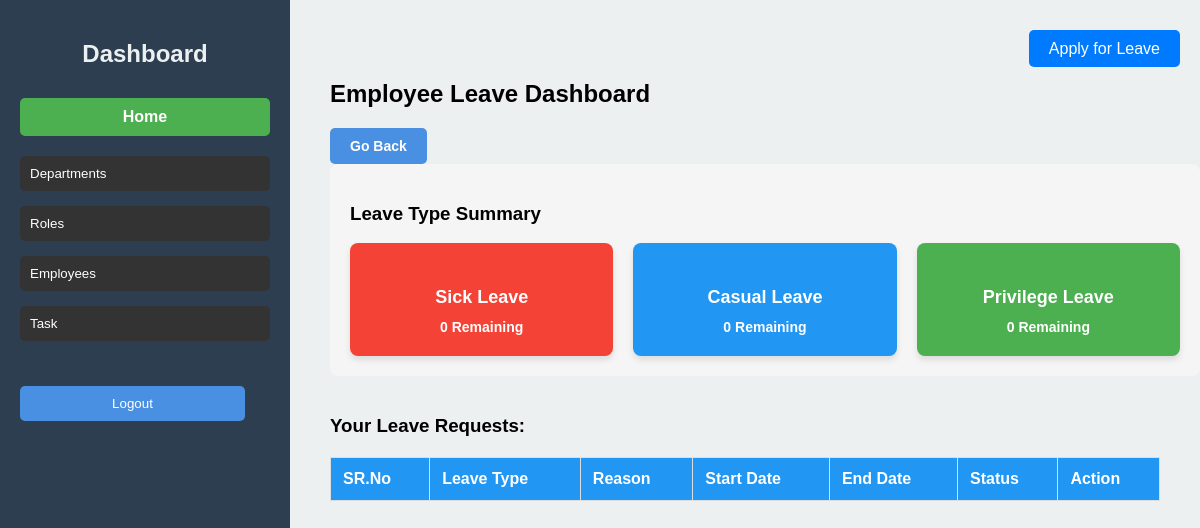
Before: /leave_dashboard_employee/ (signed in) with the older database file.
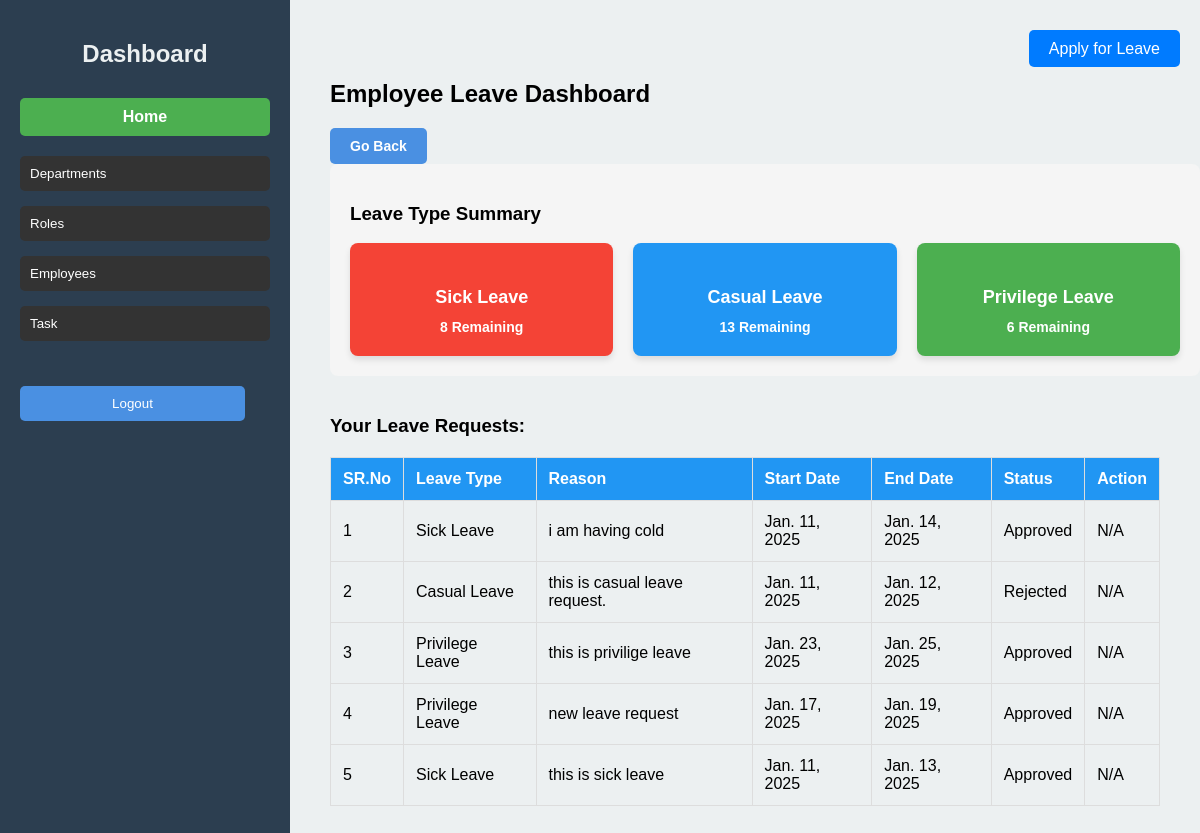
After: the same page with the newer database file.
### deptapp/models.py (models this page shows, shortened)
class Leave(models.Model):
    class LeaveType(models.TextChoices):
        SICK_LEAVE = 'SL', 'Sick Leave'
        CASUAL_LEAVE = 'CL', 'Casual Leave'
        PRIVILEGE_LEAVE = 'PL', 'Privilege Leave'
        LEAVE_WITHOUT_PAY = 'LWP', 'Leave Without Pay'
    class Status(models.TextChoices):
        APPROVED = 'approved', 'Approved'
        REJECTED = 'rejected', 'Rejected'
        PENDING = 'pending', 'Pending'
    leave_id = models.AutoField(primary_key=True)
    employee = models.ForeignKey('Users', on_delete=models.CASCADE, related_name='leaves')
    leave_type = models.CharField(max_length=3, choices=LeaveType.choices)
    reason = models.CharField(max_length=200)
    start_date = models.DateField()
    end_date = models.DateField()
    total_days = models.PositiveIntegerField()
    status = models.CharField(max_length=10, choices=Status.choices, default=Status.PENDING)
    approved_by = models.ForeignKey('Users', on_delete=models.SET_NULL, null=True, blank=True, related_name='approved_leaves')
    created_at = models.DateTimeField(auto_now_add=True)
    updated_at = models.DateTimeField(auto_now=True)

### deptapp/views.py (the view)
# urls.py: path('leave_dashboard_employee/', views.leave_dashboard_employee, name='leave_dashboard_employee'),
@login_required
def leave_dashboard_employee(request):
    pending_leaves = Leave.objects.filter(status=Leave.Status.PENDING)
    employee_leaves = Leave.objects.filter(employee=request.user)
    leave_type_counts = Counter(leave.get_leave_type_display() for leave in pending_leaves)
    leave_type_summary = dict(leave_type_counts)
    leave_quotas = LeaveQuota.objects.filter(employee=request.user)
    remaining_leave_quotas = {
        'Sick_Leave': 0,
        'Casual_Leave': 0,
        'Privilege_Leave': 0,
    }
    for quota in leave_quotas:
        if quota.leave_type == LeaveQuota.LeaveType.SICK_LEAVE:
            remaining_leave_quotas['Sick_Leave'] = quota.remain_quota
        elif quota.leave_type == LeaveQuota.LeaveType.CASUAL_LEAVE:
            remaining_leave_quotas['Casual_Leave'] = quota.remain_quota
        elif quota.leave_type == LeaveQuota.LeaveType.PRIVILEGE_LEAVE:
            remaining_leave_quotas['Privilege_Leave'] = quota.remain_quota
    for leave in employee_leaves:
        if leave.status == Leave.Status.APPROVED:
            if leave.leave_type == Leave.LeaveType.SICK_LEAVE:
                remaining_leave_quotas['Sick_Leave'] -= 1
            elif leave.leave_type == Leave.LeaveType.CASUAL_LEAVE:
                remaining_leave_quotas['Casual_Leave'] -= 1
            elif leave.leave_type == Leave.LeaveType.PRIVILEGE_LEAVE:
                remaining_leave_quotas['Privilege_Leave'] -= 1
    return render(request, 'leave_dashboard_employee.html', {
        'pending_leaves': pending_leaves,
        'employee_leaves': employee_leaves,
        'leave_type_summary': leave_type_summary,
        'remaining_leave_quotas': remaining_leave_quotas,
    })

### templates/leave_dashboard_employee.html (shortened to what this page needs)
{% extends 'base.html' %}
{% block content %}
<div class="dashboard-container">
    <h2>Employee Leave Dashboard</h2>
    <div class="apply-leave-btn-container">
        <a href="{% url 'apply_leave' %}" class="btn-apply-leave">Apply for Leave</a>
    </div>
    <a href="{% url 'viewtasks' %}" class="btn btn-top">Go Back</a>
<div class="leave-summary">
    <h3>Leave Type Summary</h3>
    <div class="leave-type-summary">
        <div class="leave-type-box sick-leave-box">
            <h4>Sick Leave</h4>
            <span>{{ remaining_leave_quotas.Sick_Leave }} Remaining</span>
        </div>
        <div class="leave-type-box casual-leave-box">
            <h4>Casual Leave</h4>
            <span>{{ remaining_leave_quotas.Casual_Leave }} Remaining</span>
        </div>
        <div class="leave-type-box privilege-leave-box">
            <h4>Privilege Leave</h4>
            <span>{{ remaining_leave_quotas.Privilege_Leave }} Remaining</span>
        </div>
    </div>
</div>
    <div class="leave-dashboard-content">
        <div class="leave-table-container">
            <h3>Your Leave Requests:</h3>
            <table>
                <tr>
                    <th>SR.No</th>
                    <th>Leave Type</th>
                    <th>Reason</th>
                    <th>Start Date</th>
                    <th>End Date</th>
                    <th>Status</th>
                    <th>Action</th>
                </tr>
                {% for leave in employee_leaves %}
                <tr>
                    <td>{{ forloop.counter }}</td>
                    <td>{{ leave.get_leave_type_display }}</td>
                    <td>{{ leave.reason }}</td>
                    <td>{{ leave.start_date }}</td>
                    <td>{{ leave.end_date }}</td>
                    <td>{{ leave.get_status_display }}</td>
                    <td>
                        {% if leave.status == 'pending' %}
                        <a class='edit-btn' href="{% url 'edit_leave' leave.leave_id %}">Edit</a>
                        {% else %}
                        N/A
                        {% endif %}
                    </td>
                </tr>
                {% endfor %}
            </table>
        </div>
    </div>
</div>
{% endblock %}

### templates/base.html (shortened to what this page needs)
{% load static %}
<!DOCTYPE html>
<html lang="en">
<head>
    <link rel="stylesheet" href="{% static 'css/style.css' %}">
</head>
<body>
    <div class="sidebar">
        <h2>Dashboard</h2>
        <div class="home-section">
            <a href="/" class="home-btn">Home</a>
        </div>
        <div class="dropdown">
            <button class="dropdown-btn">Departments</button>
        </div>
        <div class="dropdown">
            <button class="dropdown-btn">Roles</button>
        </div>
        <div class="dropdown">
            <button class="dropdown-btn">Employees</button>
        </div>
        <div class="dropdown">
            <button class="dropdown-btn">Task</button>
        </div>
        <div class="login-section">
            {% if user.is_authenticated %}
                <form method="POST" action="{% url 'logout' %}">
                    <button type="submit" class="login-btn">Logout</button>
                </form>
            {% else %}
                <a href="{% url 'login' %}" class="login-btn">Login</a>
            {% endif %}
        </div>
    </div>
    <div class="content">
        {% block content %}{% endblock %}
    </div>
</body>
</html>

### static/css/style.css (style rules this page uses)
body, html { margin: 0; padding: 0; font-family: Arial, sans-serif; display: flex; height: 100vh; flex-direction: column; }
@media (min-width: 768px) { body { flex-direction: row; } }
.sidebar { width: 250px; background-color: #2c3e50; color: white; display: flex; flex-direction: column; padding: 20px; flex-shrink: 0; }
.sidebar h2 { text-align: center; margin-bottom: 30px; font-size: 1.5em; color: #ecf0f1; }
.sidebar a { color: white; text-decoration: none; padding: 10px; display: block; border-radius: 5px; transition: background 0.3s; text-align: center; }
.content { flex: 1; padding: 40px; background-color: #ecf0f1; overflow-x: auto; }
table { width: 100%; border-collapse: collapse; margin-top: 20px; }
table, th, td { border: 1px solid #bdc3c7; }
th, td { padding: 12px; text-align: center; }
th { background-color: #2980b9; color: white; }
button { background-color: #27ae60; border: none; padding: 8px 12px; border-radius: 5px; cursor: pointer; }

### templates/leave_dashboard_employee.html (style rules this page uses)
.dashboard-container { display: flex; flex-direction: column; align-items: flex-start; margin-top: 20px; }
.leave-summary { background-color: #f5f5f5; padding: 20px; border-radius: 8px; width: 100%; margin-bottom: 20px; }
.leave-type-summary { display: flex; justify-content: space-between; gap: 20px; }
.leave-type-box { padding: 20px; border-radius: 8px; color: white; width: 30%; text-align: center; box-shadow: 0px 4px 6px rgba(0, 0, 0, 0.1); }
.leave-type-box h4 { margin-bottom: 10px; font-size: 18px; }
.leave-type-box span { font-size: 14px; font-weight: 600; }
.sick-leave-box { background-color: #f44336; }
.casual-leave-box { background-color: #2196F3; }
.privilege-leave-box { background-color: #4CAF50; }
.leave-dashboard-content { width: 100%; }
.leave-table-container table { width: 100%; border-collapse: collapse; margin-top: 20px; }
.leave-table-container th, .leave-table-container td { padding: 10px; border: 1px solid #ddd; text-align: left; }
.leave-table-container th { background-color: #357ab7; }
.apply-leave-btn-container { position: fixed; right: 20px; top: 40px; }
.btn-apply-leave { background-color: #007bff; color: white; padding: 10px 20px; border-radius: 5px; text-decoration: none; font-size: 16px; }
.leave-table-container th, .leave-table-container td { padding: 12px; border: 1px solid #ddd; }
.leave-table-container th { background-color: #2196F3; color: white; }
.btn { display: inline-block; padding: 10px 20px; font-size: 14px; font-weight: bold; text-align: center; text-decoration: none; border: none; border-radius: 5px; cursor: pointer; color: #fff; background-color: #4a90e2; }

### templates/base.html (style rules this page uses)
.dropdown { margin-bottom: 15px; }
.dropdown-btn { background-color: #333; color: white; padding: 10px; border: none; width: 100%; text-align: left; cursor: pointer; }
.home-section { margin-bottom: 20px; }
.home-btn { display: block; padding: 10px; background-color: #4caf50; color: white; text-align: center; text-decoration: none; border-radius: 5px; font-weight: bold; }
.login-section { margin-top: 30px; }
.login-btn { display: block; width: 90%; padding: 10px; background-color: #4a90e2; color: white; text-align: center; border-radius: 5px; text-decoration: none; border: none; }

Changed rows visible on the page:
added Leave: leave_type "Sick Leave", reason "i am having cold", start_date "Jan. 11, 2025", end_date "Jan. 14, 2025", status "Approved", shows "N/A"
added Leave: leave_type "Casual Leave", reason "this is casual leave request.", start_date "Jan. 11, 2025", end_date "Jan. 12, 2025", status "Rejected", shows "N/A"
added Leave: leave_type "Privilege Leave", reason "this is privilige leave", start_date "Jan. 23, 2025", end_date "Jan. 25, 2025", status "Approved", shows "N/A"
added Leave: leave_type "Privilege Leave", reason "new leave request", start_date "Jan. 17, 2025", end_date "Jan. 19, 2025", status "Approved", shows "N/A"
added Leave: leave_type "Sick Leave", reason "this is sick leave", start_date "Jan. 11, 2025", end_date "Jan. 13, 2025", status "Approved", shows "N/A"
Other visible differences:
{{ remaining_leave_quotas.Sick_Leave }}: "0" → "8"
{{ remaining_leave_quotas.Casual_Leave }}: "0" → "13"
{{ remaining_leave_quotas.Privilege_Leave }}: "0" → "6"
